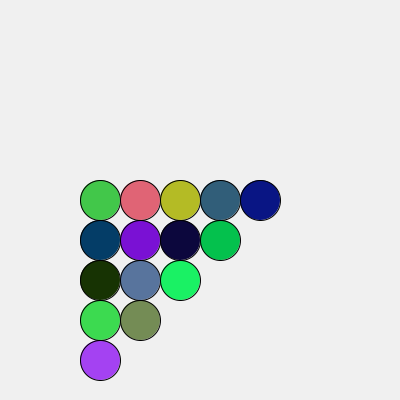
Frame 1 (no input)
Frame 2 (the mouse pressed at the canvas centre, redrawn once): identical to frame 1, image omitted

The Processing sketch that drew this single still picture (run headless with seeded random() and noise(); the mouse was pressed at the canvas centre and the sketch redrawn once):

// Processing sketch: Serie_2_Parcial
// ── Serie_2_Parcial.pde
int rows = 5; // Número de filas en la pirámide
float ellipseSize = 40; // Tamaño de cada elipse
color[][] pyramidColors; // Arreglo para almacenar los colores de las elipses

void setup() {
  size(400, 400);
  noLoop();
  
  pyramidColors = new color[rows][];
  for (int row = 0; row < rows; row++) {
    pyramidColors[row] = new color[row + 1];
    for (int col = 0; col <= row; col++) {
      pyramidColors[row][col] = color(random(255), random(255), random(255)); // Colores iniciales aleatorios
    }
  }
}

void draw() {
  background(240);
  
  float startX = (width - (rows * ellipseSize)) / 2; // Posición de inicio en x
  
  for (int row = 0; row < rows; row++) {
    for (int col = 0; col <= row; col++) {
      float x = startX + col * ellipseSize; // Posición en x de la elipse
      float y = height - (row + 1) * ellipseSize; // Posición en y de la elipse
      
      fill(pyramidColors[row][col]); // Color de la pirámide
      ellipse(x, y, ellipseSize, ellipseSize);
    }
  }
}

void mouseClicked() {
  // Cambia el color de la pirámide al hacer clic
  for (int row = 0; row < rows; row++) {
    for (int col = 0; col <= row; col++) {
      pyramidColors[row][col] = color(random(255), random(255), random(255));
    }
  }
  redraw(); // Redibuja la pirámide con los nuevos colores
}
